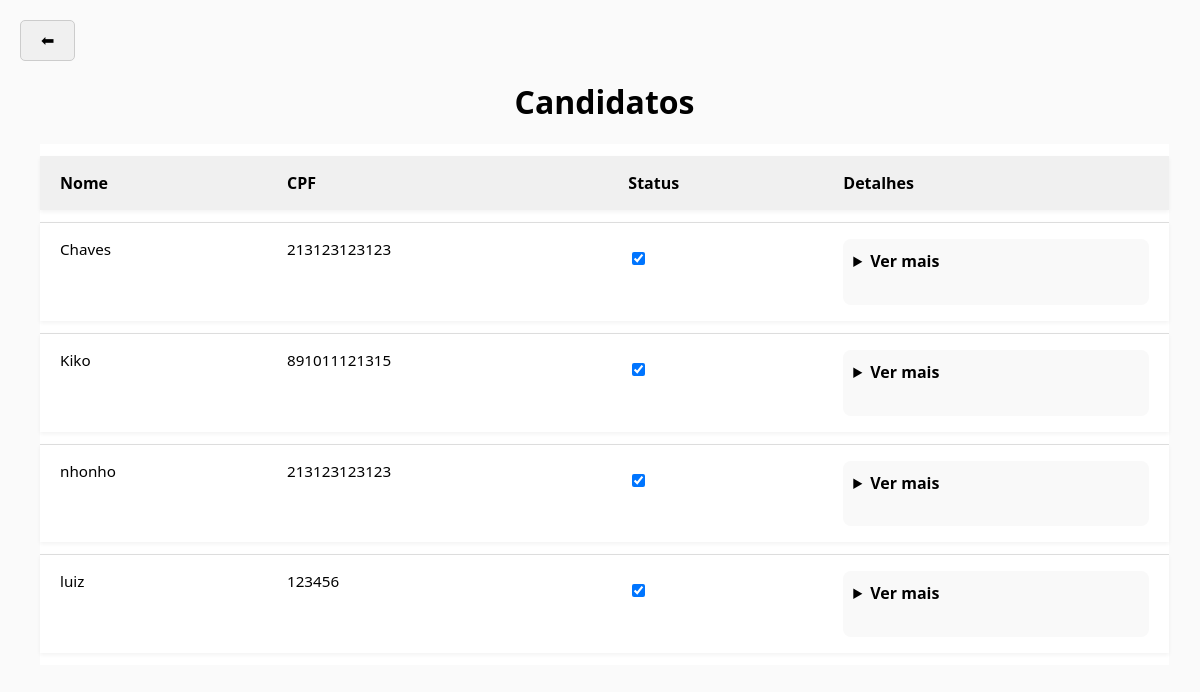
/candidatos/, run on an earlier commit of the app's database.
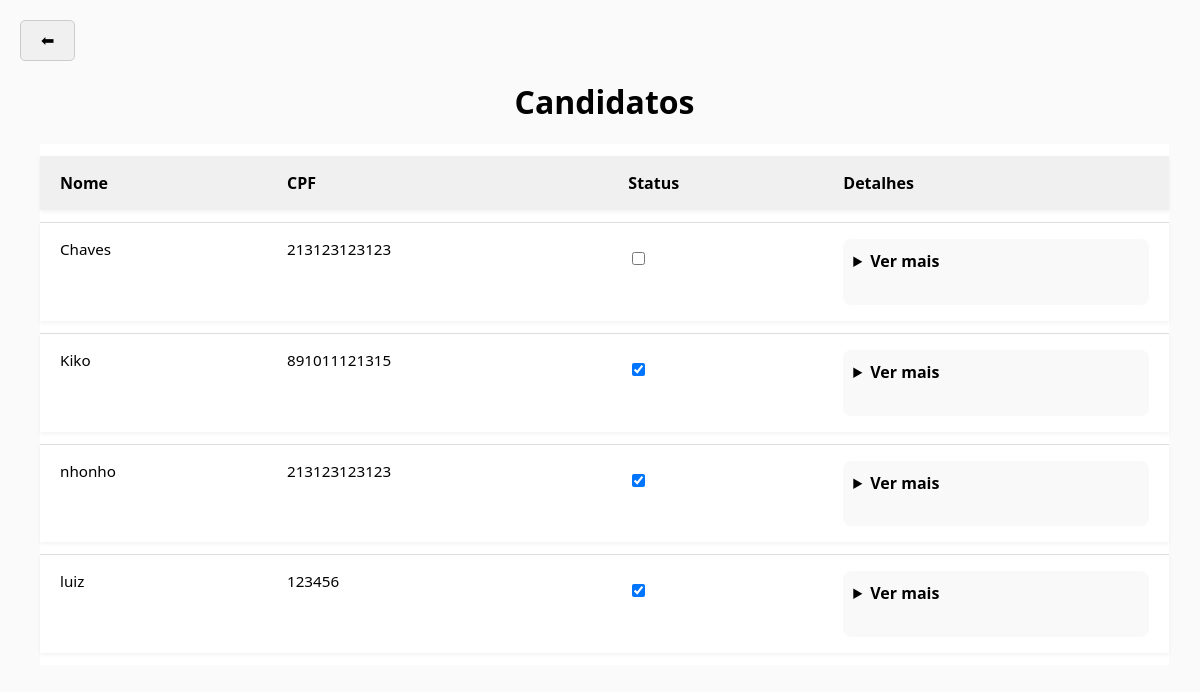
And on a later commit of the database.
### portal/models.py (models this page shows, shortened)
class Candidato(models.Model):
    user = models.OneToOneField(User, on_delete=models.CASCADE, null=True, blank=True)
    nome_completo = models.CharField(max_length=200)
    data_nascimento = models.DateField()
    idade = models.IntegerField(editable = False)
    sexo = models.CharField(max_length=20)
    raca_cor = models.CharField(max_length=50)
    cpf = models.CharField(max_length=14)
    telefone = models.CharField(max_length=20, blank=True)
    whatsapp = models.BooleanField()
    estado_civil = models.CharField(max_length=50, blank=True)
    email = models.EmailField(blank=True)
    endereco_principal = models.CharField(max_length=200)
    numero = models.CharField(max_length=20)
    bairro = models.CharField(max_length=100)
    municipio_uf = models.CharField(max_length=100)
    microrregiao = models.CharField(max_length=100, blank=True)
    cep = models.CharField(max_length=20)
    ingressara_no_projeto = models.BooleanField()
    turno = models.CharField(max_length=50, blank=True)
    apadrinhado = models.BooleanField()
    escolaridade = models.CharField(max_length=100, blank=True)
    rede_ensino = models.CharField(max_length=50, blank=True)
    ano_ou_periodo = models.CharField(max_length=20, blank=True)
    turno_escolar = models.CharField(max_length=50, blank=True)
    motivo_nao_estuda = models.TextField(blank=True)
    pretende_estudar = models.BooleanField(null=True)
    situacao_profissional = models.CharField(max_length=100, blank=True)
    profissao = models.CharField(max_length=100, blank=True)
    local_trabalho = models.CharField(max_length=100, blank=True)
    bairro_trabalho = models.CharField(max_length=100, blank=True)
    salario = models.DecimalField(max_digits=10, decimal_places=2, null=True, blank=True)
    conhece_eca = models.CharField(max_length=50, blank=True)
    nocao_cidadania = models.BooleanField(null=True)
    referencia_familiar = models.CharField(max_length=20, blank=True)
    conhece_conselho = models.CharField(max_length=100, blank=True)
    conhece_foscar = models.CharField(max_length=100, blank=True)
    possui_plano = models.BooleanField(null=True)
    nome_plano = models.CharField(max_length=100, blank=True)
    problema_saude = models.BooleanField(null=True)
    acompanhamento_medico = models.BooleanField(null=True)
    cirurgia = models.BooleanField(null=True)
    problema_atual = models.TextField(blank=True)
    deficiencia_fisica = models.BooleanField(null=True)
    tipo_deficiencia = models.CharField(max_length=100, blank=True)
    desenvolvimento_mental = models.TextField(blank=True)
    onde_procura_saude = models.CharField(max_length=100, blank=True)
    refeicoes_dia = models.IntegerField(null=True, blank=True)
    alimentacao = models.TextField(blank=True)
    participa_grupo = models.TextField(blank=True)
    tipo_casa = models.CharField(max_length=100, blank=True)
    tipo_moradia = models.CharField(max_length=100, blank=True)
    vulnerabilidade = models.TextField(blank=True)
    numero_comodos = models.IntegerField(null=True, blank=True)
    divisorias_crianca_adulto = models.BooleanField(null=True)
    tem_banheiro = models.BooleanField(null=True)
    banheiro_dentro = models.BooleanField(null=True)
    energia_publica = models.BooleanField(null=True)
    agua = models.CharField(max_length=100, blank=True)
    destino_lixo = models.CharField(max_length=100, blank=True)
    destino_esgoto = models.CharField(max_length=100, blank=True)
    bens = models.TextField(blank=True)
    origem_bens = models.CharField(max_length=100, blank=True)
    cadastrado_cadunico = models.BooleanField(null=True)
    bolsa_familia = models.BooleanField(null=True)
    auxilio_moradia = models.BooleanField(null=True)
    recebe_bpc = models.BooleanField(null=True)
    faixa_renda_familiar = models.CharField(max_length=100, blank=True)
    renda_per_capita = models.DecimalField(max_digits=10, decimal_places=2, null=True, blank=True)
    aprovado = models.BooleanField(null=True, blank=True)

### portal/views.py (the view)
# urls.py: path('candidatos/', views.lista_candidatos, name='lista_candidatos'),
def lista_candidatos(request):
    candidatos = Candidato.objects.all()
    return render(request, "candidatos.html", {"candidatos": candidatos})

### portal/templates/candidatos.html (shortened to what the changed rows need)
{% extends "base.html" %}
{% block content %}
<div class="container">
    <h1>Candidatos</h1>
    <table>
        <thead>
            <tr>
                <th>Nome</th>
                <th>CPF</th>
                <th>Status</th>
                <th>Detalhes</th>
            </tr>
        </thead>
        <tbody>
        {% for candidato in candidatos %}
            <tr>
                <td>{{ candidato.nome_completo }}</td>
                <td>{{ candidato.cpf }}</td>
                <td class="acoes">
                    <div class="status-checkbox">
                        <form method="post" action="{% url 'alterar_status' candidato.id %}">
                            <label class="checkbox-wrapper" title="Clique para aprovar/reprovar">
                                <input type="checkbox" name="status" value="aprovar" onchange="this.form.submit()" {% if candidato.aprovado %}checked{% endif %}>
                            </label>
                        </form>
                    </div>
                </td>
                <td>
                    <details>
                        <summary>Ver mais</summary>
                        <strong>Data de Nascimento:</strong> {{ candidato.data_nascimento }}<br>
                        <strong>Idade:</strong> {{ candidato.idade }}<br>
                        <strong>Sexo:</strong> {{ candidato.sexo }}<br>
                        <strong>Raça/Cor:</strong> {{ candidato.raca_cor }}<br>
                        <strong>Telefone:</strong> {{ candidato.telefone }}<br>
                        <strong>WhatsApp:</strong> {{ candidato.whatsapp }}<br>
                        <strong>Estado Civil:</strong> {{ candidato.estado_civil }}<br>
                        <strong>Email:</strong> {{ candidato.email }}<br>
                        <strong>Endereço:</strong> {{ candidato.endereco_principal }}, {{ candidato.numero }} - {{ candidato.bairro }}<br>
                        <strong>Município/UF:</strong> {{ candidato.municipio_uf }}<br>
                        <strong>Microrregião:</strong> {{ candidato.microrregiao }}<br>
                        <strong>CEP:</strong> {{ candidato.cep }}<br>
                        <strong>Ingressará no Projeto:</strong> {{ candidato.ingressara_no_projeto }}<br>
                        <strong>Turno:</strong> {{ candidato.turno }}<br>
                        <strong>Apadrinhado:</strong> {{ candidato.apadrinhado }}<br><br>
                        <strong>Escolaridade:</strong> {{ candidato.escolaridade }}<br>
                        <strong>Rede de Ensino:</strong> {{ candidato.rede_ensino }}<br>
                        <strong>Ano ou Período:</strong> {{ candidato.ano_ou_periodo }}<br>
                        <strong>Turno Escolar:</strong> {{ candidato.turno_escolar }}<br>
                        <strong>Motivo de Não Estudo:</strong> {{ candidato.motivo_nao_estuda }}<br>
                        <strong>Pretende Estudar:</strong> {{ candidato.pretende_estudar }}<br><br>
                        <strong>Situação Profissional:</strong> {{ candidato.situacao_profissional }}<br>
                        <strong>Profissão:</strong> {{ candidato.profissao }}<br>
                        <strong>Local de Trabalho:</strong> {{ candidato.local_trabalho }}<br>
                        <strong>Bairro do Trabalho:</strong> {{ candidato.bairro_trabalho }}<br>
                        <strong>Salário:</strong> R$ {{ candidato.salario }}<br><br>
                        <strong>Conhece ECA:</strong> {{ candidato.conhece_eca }}<br>
                        <strong>Noção de Cidadania:</strong> {{ candidato.nocao_cidadania }}<br>
                        <strong>Referência Familiar:</strong> {{ candidato.referencia_familiar }}<br>
                        <strong>Conhece Conselho:</strong> {{ candidato.conhece_conselho }}<br>
                        <strong>Conhece FOSCAR:</strong> {{ candidato.conhece_foscar }}<br><br>
                        <strong>Possui Plano de Saúde:</strong> {{ candidato.possui_plano }}<br>
                        <strong>Nome do Plano:</strong> {{ candidato.nome_plano }}<br>
                        <strong>Problema de Saúde:</strong> {{ candidato.problema_saude }}<br>
                        <strong>Acompanhamento Médico:</strong> {{ candidato.acompanhamento_medico }}<br>
                        <strong>Cirurgia:</strong> {{ candidato.cirurgia }}<br>
                        <strong>Problema Atual:</strong> {{ candidato.problema_atual }}<br>
                        <strong>Deficiência Física:</strong> {{ candidato.deficiencia_fisica }}<br>
                        <strong>Tipo de Deficiência:</strong> {{ candidato.tipo_deficiencia }}<br>
                        <strong>Desenvolvimento Mental:</strong> {{ candidato.desenvolvimento_mental }}<br>
                        <strong>Onde Procura Saúde:</strong> {{ candidato.onde_procura_saude }}<br><br>
                        <strong>Refeições por Dia:</strong> {{ candidato.refeicoes_dia }}<br>
                        <strong>Alimentação:</strong> {{ candidato.alimentacao }}<br><br>
                        <strong>Participa de Grupos:</strong> {{ candidato.participa_grupo }}<br><br>
                        <strong>Tipo de Casa:</strong> {{ candidato.tipo_casa }}<br>
                        <strong>Tipo de Moradia:</strong> {{ candidato.tipo_moradia }}<br>
                        <strong>Vulnerabilidade:</strong> {{ candidato.vulnerabilidade }}<br>
                        <strong>Número de Cômodos:</strong> {{ candidato.numero_comodos }}<br>
                        <strong>Divisória Criança/Adulto:</strong> {{ candidato.divisorias_crianca_adulto }}<br>
                        <strong>Tem Banheiro:</strong> {{ candidato.tem_banheiro }}<br>
                        <strong>Banheiro Dentro:</strong> {{ candidato.banheiro_dentro }}<br>
                        <strong>Energia Pública:</strong> {{ candidato.energia_publica }}<br>
                        <strong>Água:</strong> {{ candidato.agua }}<br>
                        <strong>Destino do Lixo:</strong> {{ candidato.destino_lixo }}<br>
                        <strong>Destino do Esgoto:</strong> {{ candidato.destino_esgoto }}<br><br>
                        <strong>Bens:</strong> {{ candidato.bens }}<br>
                        <strong>Origem dos Bens:</strong> {{ candidato.origem_bens }}<br><br>
                        <strong>Cadastrado no CadÚnico:</strong> {{ candidato.cadastrado_cadunico }}<br>
                        <strong>Recebe Bolsa Família:</strong> {{ candidato.bolsa_familia }}<br>
                        <strong>Auxílio Moradia:</strong> {{ candidato.auxilio_moradia }}<br>
                        <strong>Recebe BPC:</strong> {{ candidato.recebe_bpc }}<br><br>
                        <strong>Faixa de Renda Familiar:</strong> {{ candidato.faixa_renda_familiar }}<br>
                    </details>
                </td>
            </tr>
        {% endfor %}
        </tbody>
    </table>
</div>
{% endblock %}

What changed in the data, as far as the page shows it:
changed Candidato "Chaves": aprovado "☑" → "☐"
